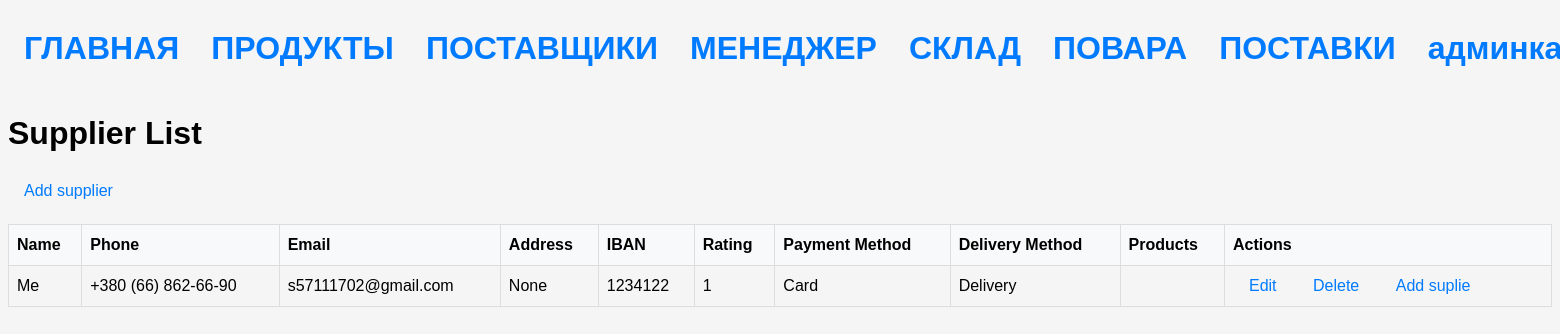
Screenshot of /suppliers/ with the database file from the repository.
### stock/models.py (models this page shows, shortened)
class Supplier(Model):
    name = models.CharField(max_length=64)
    phone = models.CharField(max_length=24)
    email = models.CharField(max_length=64)
    address = models.CharField(max_length=128)
    iban = models.IntegerField()
    rating = models.IntegerField(validators=[MaxValueValidator(5)])
    payment_method = models.ForeignKey(Payment, on_delete=models.SET_NULL, null=True)
    delivery_method = models.ForeignKey(Delivery, on_delete=models.SET_NULL, null=True)

class Payment(Model):
    name = models.CharField(max_length=64)

class Delivery(Model):
    name = models.CharField(max_length=64)

### stock/views.py (the view)
# urls.py: path('suppliers/', SupplierListView.as_view(), name='supplier'),
class SupplierListView(ListView):
    model = Supplier
    template_name = 'supplier/supplier_list.html'
    context_object_name = 'suppliers'

### templates/supplier/supplier_list.html (shortened to what this page needs)
{% extends 'base.html' %}
{% block content %}
  <h1>Supplier List</h1>
  <a href="{% url 'supplier_create' %}" class="btn btn-success">Add supplier</a>
  <table>
    <thead>
      <tr>
        <th>Name</th>
        <th>Phone</th>
        <th>Email</th>
        <th>Address</th>
        <th>IBAN</th>
        <th>Rating</th>
        <th>Payment Method</th>
        <th>Delivery Method</th>
        <th>Products</th>
        <th>Actions</th>
      </tr>
    </thead>
    <tbody>
      {% for supplier in suppliers %}
        <tr>
          <td>{{ supplier.name }}</td>
          <td>{{ supplier.phone }}</td>
          <td>{{ supplier.email }}</td>
          <td>{{ supplier.address }}</td>
          <td>{{ supplier.iban }}</td>
          <td>{{ supplier.rating }}</td>
          <td>{{ supplier.payment_method.name }}</td>
          <td>{{ supplier.delivery_method.name }}</td>
          <td>
          </td>
          <td>
            <a href="{% url 'supplier_update' supplier.pk %}">Edit</a>
            <a href="{% url 'supplier_delete' supplier.pk %}">Delete</a>
              <a href={% url 'create_supplies' supplier.id %}>Add suplie</a>
          </td>
        </tr>
      {% endfor %}
    </tbody>
  </table>
{% endblock %}

### static/styles/styles.css (style rules this page uses)
body { font-family: Arial, sans-serif; font-size: 16px; line-height: 1.5; background-color: #f5f5f5; }
h1, h2, h3, h4, h5, h6 { font-weight: bold; margin-top: 0; }
a { color: #007bff; text-decoration: none; margin: 1em; }
table { width: 100%; border-collapse: collapse; }
th, td { border: 1px solid #ddd; padding: 8px; text-align: left; }
th { background-color: #f8f9fa; }

### rows the page displays
Supplier: name "Me", phone "+380 (66) 862-66-90", email "s57111702@gmail.com", address "None", iban "1234122", rating "1", payment_method.name "Card", delivery_method.name "Delivery"
